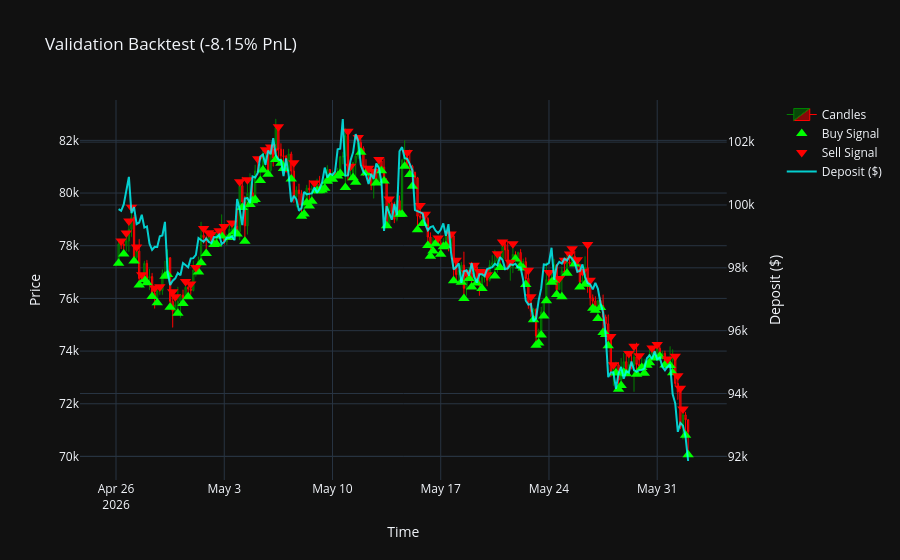

Notebook source saved alongside this figure:
### Markdown cell above
## 🔬 Валидация (Через Утилиту)
Этот блок использует нашу универсальную функцию валидации. При каждом запуске он выбирает случайный кусок графика (если случайный старт включен) и показывает результат торговли.

### Code cell
from utils.validation import run_validation

# Запускаем финальный продакшен бэктест на ПОСЛЕДНИХ 2 месяцах (без рандома!)
run_validation(
    data_features=data_features,
    model_path=model_widget.value,
    norm_path=norm_widget.value,
    use_frame_stack=True,
    n_stack=10,
    test_size=360,
    random_start=False
)
